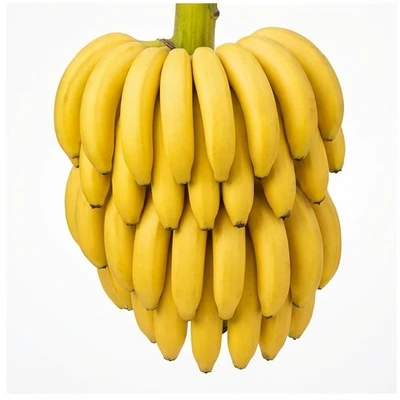
#> input picture img/banana.webp, 400 x 400 px
$ python process_grid.py ../img/banana.webp ../img/basa.webp
#> lines starting #> are read from the running program, lines starting #| are printed output that depends on the picture
import sys
from PIL import Image

def slice_grid(image_path, output_paths):
#> called with image_path = '../img/banana.webp'
    try:
        img = Image.open(image_path)
#> img is the input picture: PIL image 400x400 RGB; mean R, G, B 233, 211.4, 146.6
        width, height = img.size
#> width = 400; height = 400

        # Assume 2x2 grid
        mid_x = width // 2
#> mid_x = 200
        mid_y = height // 2
#> mid_y = 200

        # Define crops: (left, top, right, bottom)
        crops = [
            (0, 0, mid_x, mid_y),       # Top-Left
            (mid_x, 0, width, mid_y),   # Top-Right
            (0, mid_y, mid_x, height),  # Bottom-Left
            (mid_x, mid_y, width, height) # Bottom-Right
        ]

        if len(output_paths) > 4:
            print("Warning: More than 4 output paths provided, ignoring extras.")

        for i, crop_box in enumerate(crops):
            if i >= len(output_paths):
                break

            output_path = output_paths[i]
            if output_path == "SKIP":
                continue

            cropped = img.crop(crop_box)
            # Resize to 400x400 as per user desire, or keep distinct?
            # User mentioned "generate larger image and cut".
            # If the generated image is large (e.g. 1024), chunks are 512.
            # Resizing to 400x400 ensures consistency.
            cropped = cropped.resize((400, 400), Image.Resampling.LANCZOS)

            cropped.save(output_path, "WEBP", quality=90)
            print(f"Saved {output_path}")
#> this loop made 2 passes
#> pass 1, in slice_grid, `cropped = img.crop(crop_box)`:
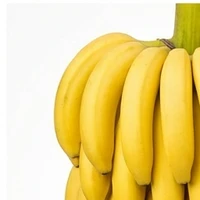
#> cropped: PIL image 200x200 RGB; mean R, G, B 236.3, 213.6, 136.4

    except Exception as e:
        print(f"Error: {e}")
        sys.exit(1)

if __name__ == "__main__":
    if len(sys.argv) < 3:
        print("Usage: python3 process_grid.py <input_image> <out1> <out2> <out3> <out4>")
        sys.exit(1)

    input_image = sys.argv[1]
    output_files = sys.argv[2:]

    slice_grid(input_image, output_files)

$ run again, on img/beans.webp
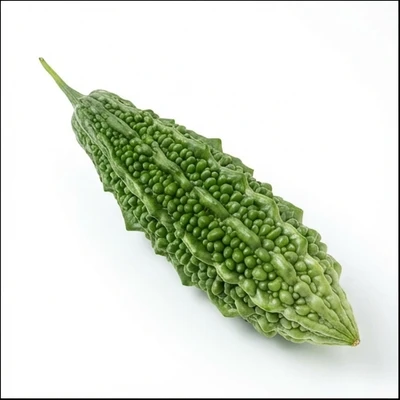
#> input picture img/beans.webp, 400 x 400 px
#> in slice_grid, img is the input picture: PIL image 400x400 RGB; mean R, G, B 215.1, 222.3, 207
#> the loop in slice_grid, `for i, crop_box in enumerate(crops):` made 2 passes
#> pass 1, in slice_grid, `cropped = img.crop(crop_box)`:
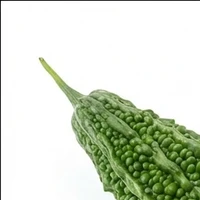
#> cropped: PIL image 200x200 RGB; mean R, G, B 210.9, 219.2, 201.8
#> pass 1, in slice_grid, `cropped = cropped.resize((400, 400), Image.Resampling.LANCZOS)`:
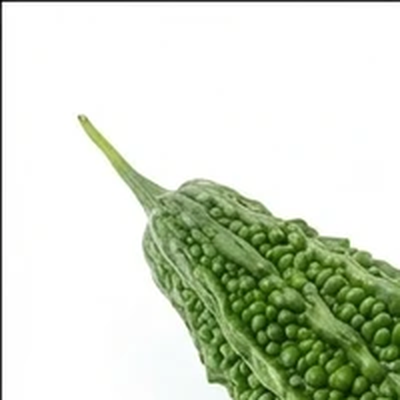
#> cropped: PIL image 400x400 RGB; mean R, G, B 210.6, 219, 201.6

$ run again, on img/beetroot.webp
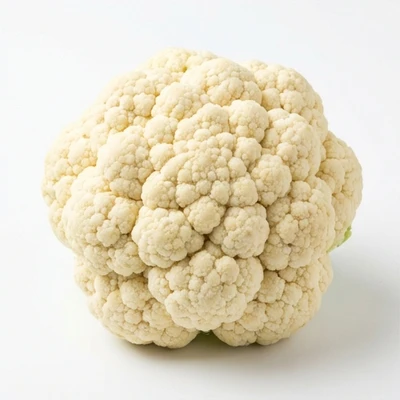
#> input picture img/beetroot.webp, 400 x 400 px
#> in slice_grid, img is the input picture: PIL image 400x400 RGB; mean R, G, B 226.5, 218.2, 197.5
#> the loop in slice_grid, `for i, crop_box in enumerate(crops):` made 2 passes
#> pass 1, in slice_grid, `cropped = img.crop(crop_box)`:
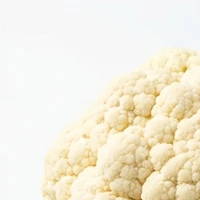
#> cropped: PIL image 200x200 RGB; mean R, G, B 243.6, 237.7, 220.8

$ run again, on img/bitter-gourd.webp
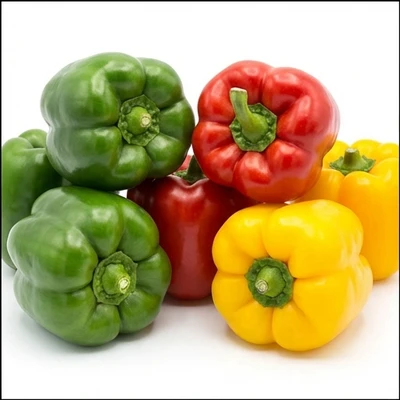
#> input picture img/bitter-gourd.webp, 400 x 400 px
#> in slice_grid, img is the input picture: PIL image 400x400 RGB; mean R, G, B 190.3, 172, 120.1
#> the loop in slice_grid, `for i, crop_box in enumerate(crops):` made 2 passes
#> pass 1, in slice_grid, `cropped = img.crop(crop_box)`:
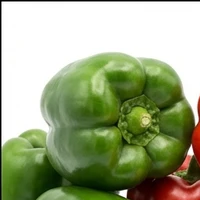
#> cropped: PIL image 200x200 RGB; mean R, G, B 157.5, 168.9, 132.2
